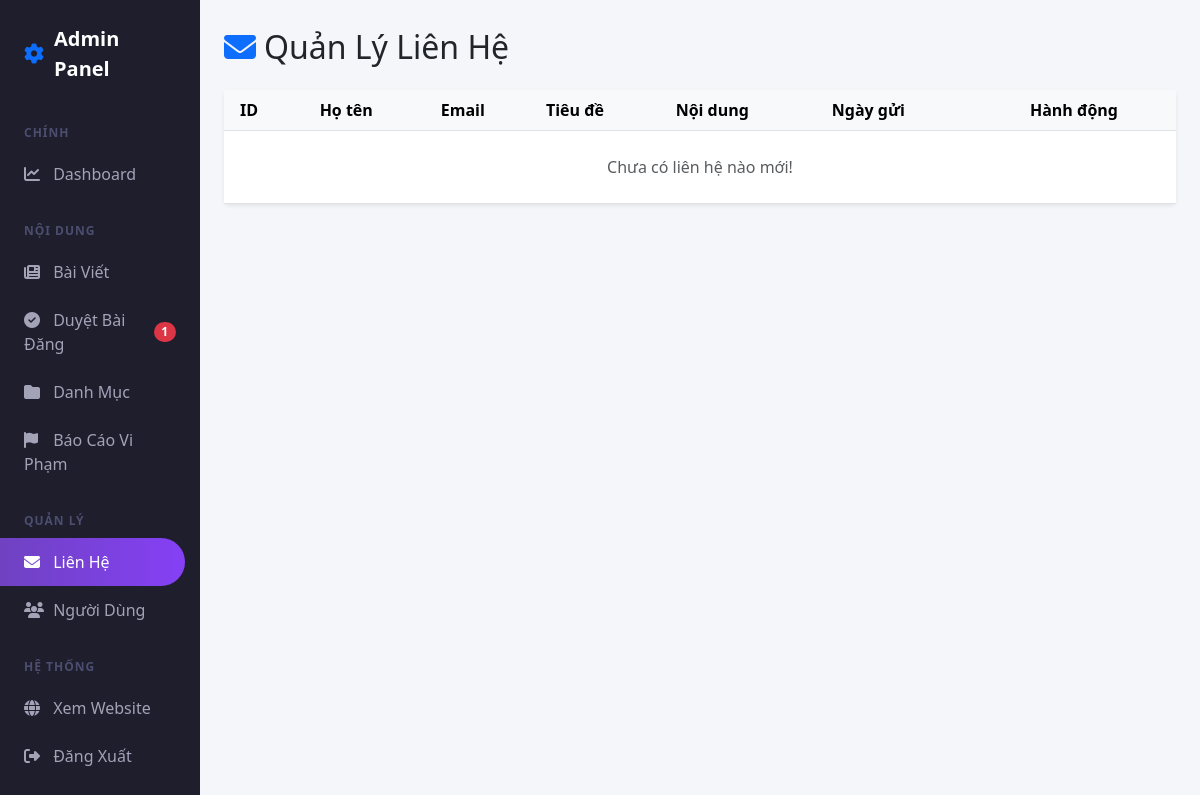
The page /admin/contacts.php on the database as committed earlier.
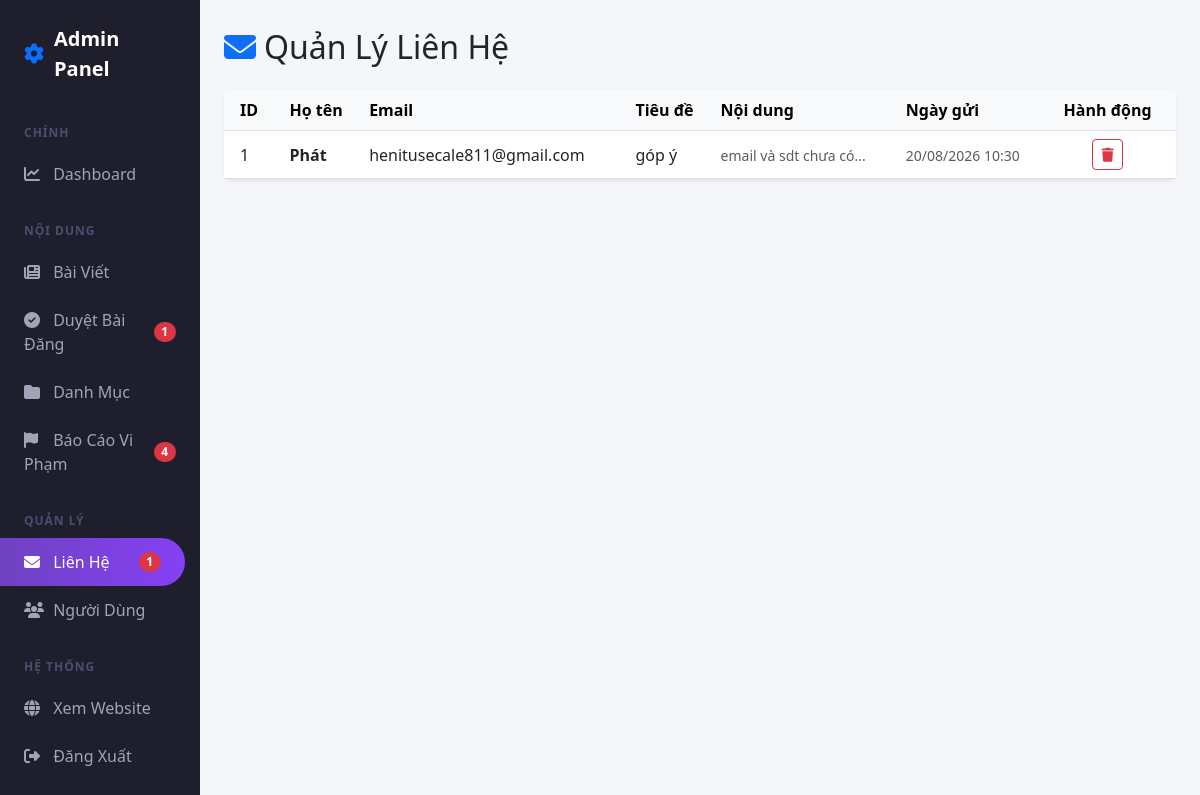
The same page on the database as committed later.
### tables this page shows
CREATE TABLE `contacts` (
  `id` int(11) NOT NULL,
  `name` varchar(100) NOT NULL,
  `email` varchar(100) NOT NULL,
  `message` text NOT NULL,
  `created_at` timestamp NOT NULL DEFAULT current_timestamp(),
  `subject` varchar(255) DEFAULT NULL
);

### admin/contacts.php (the view, shortened to what the changed rows need)
<?php
require_once '../config/db.php';
$stmt = $pdo->query("SELECT * FROM contacts ORDER BY id DESC");
$contacts = $stmt->fetchAll(PDO::FETCH_ASSOC);
require_once 'admin_layout.php';
?>
<div class="d-flex justify-content-between align-items-center mb-4 mt-1">
    <h2 class="mb-0"><i class="fa-solid fa-envelope me-2 text-primary"></i>Quản Lý Liên Hệ</h2>
</div>
<div class="card shadow-sm border-0">
    <div class="card-body p-0">
        <div class="table-responsive">
            <table class="table table-hover align-middle mb-0">
                <thead class="table-light">
                    <tr>
                        <th class="px-3">ID</th>
                        <th>Họ tên</th>
                        <th>Email</th>
                        <th>Tiêu đề</th>
                        <th>Nội dung</th>
                        <th>Ngày gửi</th>
                        <th class="text-center pe-3">Hành động</th>
                    </tr>
                </thead>
                <tbody>
                    <?php if (!empty($contacts)): ?>
                        <?php foreach ($contacts as $c): ?>
                            <tr>
                                <td class="px-3"><?= $c['id'] ?></td>
                                <td><strong><?= htmlspecialchars($c['name']) ?></strong></td>
                                <td><?= htmlspecialchars($c['email']) ?></td>
                                <td><?= htmlspecialchars($c['subject'] ?? 'Không có') ?></td>
                                <td><small class="text-muted"><?= htmlspecialchars(substr($c['message'], 0, 50)) ?>...</small></td>
                                <td><small class="text-muted"><?= date('d/m/Y H:i', strtotime($c['created_at'])) ?></small></td>
                                <td class="text-center pe-3">
                                    <a href="contacts.php?action=delete&id=<?= $c['id'] ?>" class="btn btn-sm btn-outline-danger" onclick="return confirm('Chắc chắn xóa liên hệ này?')">
                                        <i class="fa-solid fa-trash"></i>
                                    </a>
                                </td>
                            </tr>
                        <?php endforeach; ?>
                    <?php else: ?>
                        <tr><td colspan="7" class="text-center py-4 text-muted">Chưa có liên hệ nào mới!</td></tr>
                    <?php endif; ?>
                </tbody>
            </table>
        </div>
    </div>
</div>
<?php require_once 'admin_layout_end.php'; ?>

### admin/admin_layout.php (shortened to what the changed rows need)
<?php
require_once __DIR__ . '/../config/db.php';
$total_reports = 0;
try {
    $count_cr = $pdo->query("SELECT COUNT(*) FROM comment_reports")->fetchColumn();
    $count_ur = $pdo->query("SELECT COUNT(*) FROM user_reports")->fetchColumn();
    $total_reports = $count_cr + $count_ur;
} catch (PDOException $e) {
}
$total_contacts = 0;
try {
    $total_contacts = $pdo->query("SELECT COUNT(*) FROM contacts")->fetchColumn();
} catch (PDOException $e) {
}
$current_page = basename($_SERVER['PHP_SELF']);
?>
<!DOCTYPE html>
<html lang="vi">
<head>
    <link href="https://cdn.jsdelivr.net/npm/bootstrap@5.3.0/dist/css/bootstrap.min.css" rel="stylesheet">
    <link rel="stylesheet" href="https://cdnjs.cloudflare.com/ajax/libs/font-awesome/6.4.0/css/all.min.css">
</head>
<body>
<div class="container-fluid">
    <div class="row">
        <nav class="col-md-3 col-lg-2 d-md-block sidebar collapse p-0">
            <div class="position-sticky">
                <ul class="nav flex-column mb-2">
                    <li class="nav-item">
                        <a href="reports.php" class="nav-link <?= $current_page == 'reports.php' ? 'active' : '' ?>">
                            <div><i class="fa-solid fa-flag"></i> Báo Cáo Vi Phạm</div>
                            <?php if ($total_reports > 0): ?>
                                <span class="badge bg-danger rounded-pill"><?= $total_reports ?></span>
                            <?php endif; ?>
                        </a>
                    </li>
                </ul>
                <ul class="nav flex-column mb-2">
                    <li class="nav-item">
                        <a href="contacts.php" class="nav-link <?= $current_page == 'contacts.php' ? 'active' : '' ?>">
                            <div><i class="fa-solid fa-envelope"></i> Liên Hệ</div>
                            <?php if ($total_contacts > 0): ?>
                                <span class="badge bg-danger rounded-pill"><?= $total_contacts ?></span>
                            <?php endif; ?>
                        </a>
                    </li>
                </ul>
            </div>
        </nav>
        <main class="col-md-9 ms-sm-auto col-lg-10 px-md-4 py-4">

Rows that differ between the two databases and show on the page:
added contacts: id "1", name "Phát", email "henitusecale811@gmail.com", subject "góp ý", message "email và sdt chưa có", created_at "20/08/2026 10:30"
Other text that changed with them:
$total_reports: (not shown) → "4"
$total_contacts: (not shown) → "1"
text no longer shown: "Chưa có liên hệ nào mới!"
